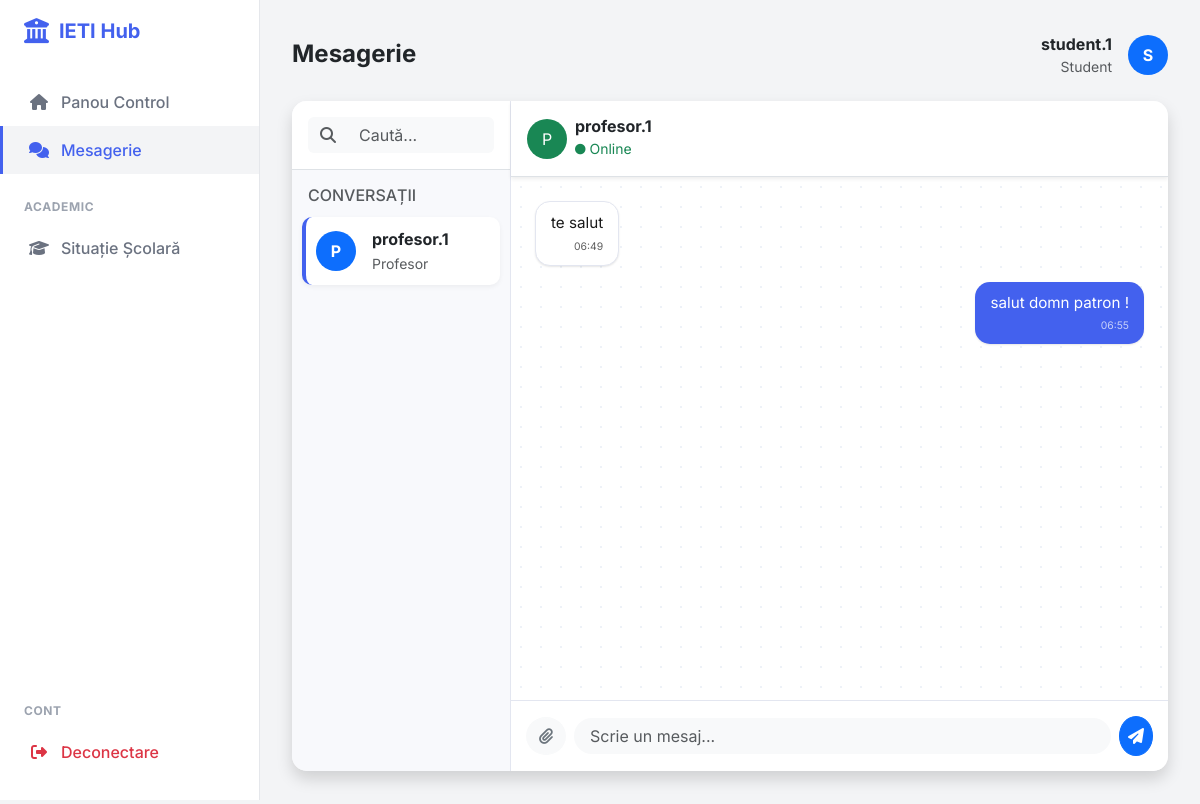
The page /chat/3 (signed in) on the database its author committed.
### app.py (models this page shows)
class User(UserMixin, db.Model):
    id = db.Column(db.Integer, primary_key=True)
    username = db.Column(db.String(150), unique=True, nullable=False)
    email = db.Column(db.String(150), unique=True, nullable=False)
    password = db.Column(db.String(150), nullable=False)
    role = db.Column(db.String(20), nullable=False, default='student')
    is_approved = db.Column(db.Boolean, default=False)
    student_profile = db.relationship('Student', backref='user_account', uselist=False, cascade="all, delete-orphan")
    profesor_profile = db.relationship('Profesor', backref='user_account', uselist=False, cascade="all, delete-orphan")

class Mesaj(db.Model):
    id = db.Column(db.Integer, primary_key=True)
    sender_id = db.Column(db.Integer, db.ForeignKey('user.id'), nullable=False)
    receiver_id = db.Column(db.Integer, db.ForeignKey('user.id'), nullable=False)
    text = db.Column(db.Text, nullable=True)
    fisier = db.Column(db.String(255), nullable=True)
    data_trimitere = db.Column(db.DateTime, default=datetime.now)

### app.py (the view, shortened to what this page needs)
@app.route('/chat/<int:user_id>', methods=['GET', 'POST'])
@login_required
def chat_with(user_id):
    partner = User.query.get_or_404(user_id)
    mesaje = Mesaj.query.filter(((Mesaj.sender_id == current_user.id) & (Mesaj.receiver_id == user_id)) | ((Mesaj.sender_id == user_id) & (Mesaj.receiver_id == current_user.id))).order_by(Mesaj.data_trimitere.asc()).all()
    sent = db.session.query(Mesaj.receiver_id).filter(Mesaj.sender_id == current_user.id)
    received = db.session.query(Mesaj.sender_id).filter(Mesaj.receiver_id == current_user.id)
    contact_ids = sent.union(received).distinct().all()
    contacts = [User.query.get(cid) for (cid,) in contact_ids]
    if partner not in contacts: contacts.insert(0, partner)
    return render_template('chat.html', contacts=contacts, active_chat=partner, mesaje=mesaje)

### app.py (called while the page is built)
@login_manager.user_loader
def load_user(user_id):
    return User.query.get(int(user_id))

### templates/chat.html (shortened to what this page needs)
{% extends "base.html" %}
{% block page_title %}Mesagerie{% endblock %}
{% block content %}
<div class="card shadow chat-card d-flex flex-row">
    <div class="col-md-4 col-lg-3 d-none d-md-flex flex-column chat-sidebar p-0">
        <div class="p-3 border-bottom bg-white position-relative">
            <div class="input-group">
                <span class="input-group-text bg-light border-0"><i class="fas fa-search text-muted"></i></span>
                <input type="text" id="searchInput" class="form-control bg-light border-0" placeholder="Caută...">
            </div>
        </div>
        <div class="flex-grow-1 overflow-auto py-2">
            <h6 class="px-3 pt-2 pb-1 text-uppercase text-xs font-weight-bold text-muted">Conversații</h6>
            {% for c in contacts %}
                <a href="{{ url_for('chat_with', user_id=c.id) }}" class="d-flex align-items-center chat-user-item text-decoration-none text-dark {{ 'active' if active_chat and active_chat.id == c.id else '' }}">
                    <div class="position-relative">
                        <div class="avatar bg-primary text-white rounded-circle d-flex align-items-center justify-content-center fw-bold" style="width: 40px; height: 40px;">
                            {{ c.username[0]|upper }}
                        </div>
                    </div>
                    <div class="ms-3 text-truncate">
                        <div class="fw-bold mb-0">{{ c.username }}</div>
                        <small class="text-muted">{{ c.role|capitalize }}</small>
                    </div>
                </a>
            {% else %}
                <div class="text-center p-4 text-muted small">Nu ai conversații recente.</div>
            {% endfor %}
        </div>
    </div>
    <div class="col-md-8 col-lg-9 d-flex flex-column p-0">
        {% if active_chat %}
            <div class="p-3 border-bottom bg-white d-flex align-items-center shadow-sm" style="z-index: 10;">
                <div class="avatar bg-success text-white rounded-circle d-flex align-items-center justify-content-center me-2" style="width: 40px; height: 40px;">
                    {{ active_chat.username[0]|upper }}
                </div>
                <div>
                    <h6 class="m-0 fw-bold">{{ active_chat.username }}</h6>
                    <small class="text-success"> Online</small>
                </div>
            </div>
            <div class="flex-grow-1 overflow-auto p-4 chat-messages d-flex flex-column gap-3" id="msgBox">
                {% for m in mesaje %}
                    <div class="msg-bubble {{ 'msg-mine' if m.sender_id == current_user.id else 'msg-other' }}">
                        {{ m.text if m.text else '' }}
                        <div class="text-end mt-1" style="font-size: 0.65rem; opacity: 0.7;">
                            {{ m.data_trimitere.strftime('%H:%M') }}
                        </div>
                    </div>
                {% endfor %}
            </div>
            <form method="POST" enctype="multipart/form-data" class="chat-input-area d-flex align-items-center gap-2">
                <label class="btn btn-light text-secondary rounded-circle" title="Atașează fișier">
                    <i class="fas fa-paperclip"></i> <input type="file" name="fisier" style="display: none;">
                </label>
                <input type="text" name="mesaj" class="form-control rounded-pill bg-light border-0 px-3" placeholder="Scrie un mesaj..." autocomplete="off">
                <button type="submit" class="btn btn-primary rounded-circle" style="width: 40px; height: 40px; padding: 0;"><i class="fas fa-paper-plane"></i></button>
            </form>
        {% endif %}
    </div>
</div>
{% endblock %}

### templates/base.html (shortened to what this page needs)
<!doctype html>
<html lang="ro">
<head>
    <link href="https://cdn.jsdelivr.net/npm/bootstrap@5.3.0/dist/css/bootstrap.min.css" rel="stylesheet">
    <link rel="stylesheet" href="https://cdnjs.cloudflare.com/ajax/libs/font-awesome/6.4.0/css/all.min.css">
</head>
<body>
{% if current_user.is_authenticated %}
<nav class="sidebar">
    <div class="brand">
        <i class="fas fa-university fa-lg"></i> IETI Hub
    </div>
    <div class="nav flex-column flex-grow-1">
        <a href="{{ url_for('index') }}" class="nav-link {{ 'active' if request.endpoint == 'index' else '' }}">
            <i class="fas fa-home"></i> Panou Control
        </a>
        <a href="{{ url_for('chat_home') }}" class="nav-link {{ 'active' if 'chat' in request.endpoint else '' }}">
            <i class="fas fa-comments"></i> Mesagerie
        </a>
        {% if current_user.role == 'student' %}
            <div class="nav-title">Academic</div>
            <a href="{{ url_for('raport_student_general', student_id=current_user.student_profile.id_student) }}" class="nav-link">
                <i class="fas fa-graduation-cap"></i> Situație Școlară
            </a>
        {% endif %}
        <div class="mt-auto mb-4">
            <div class="nav-title">Cont</div>
            <a href="{{ url_for('logout') }}" class="nav-link text-danger">
                <i class="fas fa-sign-out-alt"></i> Deconectare
            </a>
        </div>
    </div>
</nav>
{% endif %}
<main class="{{ 'main-content' if current_user.is_authenticated else '' }}">
    {% if current_user.is_authenticated and request.endpoint not in ['login', 'register'] %}
    <div class="d-flex justify-content-between align-items-center mb-4 d-none d-lg-flex">
        <div>
            <h4 class="fw-bold mb-0 text-dark">
                {% block page_title %}Dashboard{% endblock %}
            </h4>
        </div>
        <div class="d-flex align-items-center gap-3">
            <div class="text-end">
                <span class="d-block fw-bold text-dark">{{ current_user.username }}</span>
                <span class="d-block small text-muted">{{ current_user.role|capitalize }}</span>
            </div>
            <div class="bg-primary text-white rounded-circle d-flex align-items-center justify-content-center fw-bold" style="width: 40px; height: 40px;">
                {{ current_user.username[0]|upper }}
            </div>
        </div>
    </div>
    {% endif %}
    {% block content %}{% endblock %}
</main>
</body>
</html>

### templates/base.html (style rules this page uses)
:root { --primary: #4361ee; --secondary: #3f37c9; --success: #4cc9f0; --info: #4895ef; --warning: #f72585; --dark: #2b2d42; --light: #f8f9fa; --body-bg: #f3f4f6; --sidebar-width: 260px; }
body { font-family: 'Inter', sans-serif; background-color: var(--body-bg); color: #4b5563; min-height: 100vh; }
.sidebar { width: var(--sidebar-width); position: fixed; top: 0; left: 0; height: 100vh; background: #fff; border-right: 1px solid #e5e7eb; z-index: 1000; padding-top: 1rem; transition: all 0.3s; display: flex; flex-direction: column; }
.brand { padding: 0 1.5rem 2rem; font-size: 1.25rem; font-weight: 700; color: var(--primary); display: flex; align-items: center; gap: 10px; }
.nav-link { display: flex; align-items: center; padding: 0.75rem 1.5rem; color: #6b7280; font-weight: 500; transition: all 0.2s; border-left: 3px solid transparent; text-decoration: none; }
.nav-link:hover, .nav-link.active { color: var(--primary); background-color: #f3f4f6; border-left-color: var(--primary); }
.nav-link i { width: 24px; margin-right: 10px; text-align: center; }
.nav-title { padding: 1.5rem 1.5rem 0.5rem; font-size: 0.75rem; font-weight: 700; text-transform: uppercase; color: #9ca3af; letter-spacing: 0.05em; }
.main-content { margin-left: var(--sidebar-width); padding: 2rem; min-height: 100vh; transition: margin-left 0.3s; }
.card { border: none; border-radius: 12px; box-shadow: 0 1px 3px rgba(0,0,0,0.1); background: #fff; margin-bottom: 1.5rem; }

### templates/chat.html (style rules this page uses)
.msg-mine { background-color: var(--primary) !important; color: #ffffff !important; border-bottom-right-radius: 2px; align-self: flex-end; }
.msg-other { background-color: #ffffff !important; border: 1px solid #e3e6f0; color: #1a1a1a !important; border-bottom-left-radius: 2px; align-self: flex-start; }
.chat-card { height: calc(100vh - 130px); min-height: 500px; border-radius: 15px; overflow: hidden; }
.chat-sidebar { background: #f8f9fc; border-right: 1px solid #e3e6f0; }
.chat-user-item { transition: all 0.2s; border-radius: 10px; margin: 5px 10px; padding: 10px; }
.chat-user-item.active { background: #fff; box-shadow: 0 2px 5px rgba(0,0,0,0.05); border-left: 4px solid var(--primary); }
.chat-messages { background: #fff; background-image: radial-gradient(#eef2f8 1px, transparent 1px); background-size: 20px 20px; }
.msg-bubble { padding: 10px 15px; border-radius: 15px; position: relative; max-width: 75%; font-size: 0.95rem; box-shadow: 0 1px 2px rgba(0,0,0,0.1); }
.chat-input-area { background: white; padding: 15px; border-top: 1px solid #e3e6f0; }

### rows shown on the page
User: username "student.1", role "Student", username "S"
User: username "P", username "profesor.1", role "Profesor"
Mesaj: text "te salut", data_trimitere "06:49"
Mesaj: text "salut domn patron !", data_trimitere "06:55"
